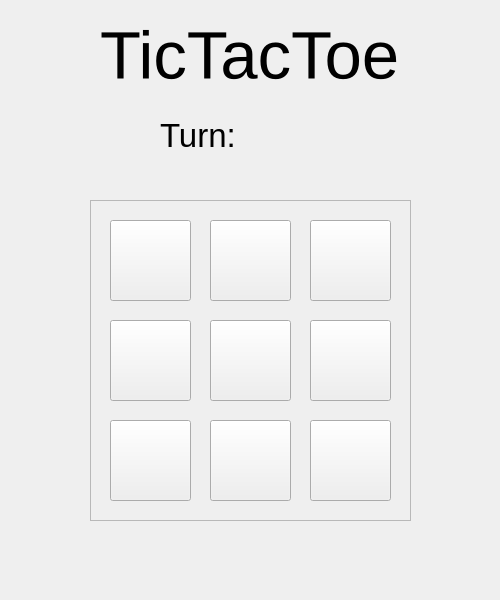
<?xml version="1.0" encoding="UTF-8"?>
<ui version="4.0">
 <class>MainWindow</class>
 <widget class="QMainWindow" name="MainWindow">
  <property name="geometry">
   <rect>
    <x>0</x>
    <y>0</y>
    <width>500</width>
    <height>600</height>
   </rect>
  </property>
  <property name="minimumSize">
   <size>
    <width>500</width>
    <height>600</height>
   </size>
  </property>
  <property name="maximumSize">
   <size>
    <width>500</width>
    <height>600</height>
   </size>
  </property>
  <property name="baseSize">
   <size>
    <width>500</width>
    <height>600</height>
   </size>
  </property>
  <property name="windowTitle">
   <string>TicTacToe</string>
  </property>
  <widget class="QWidget" name="centralwidget">
   <widget class="QLabel" name="mainTitle">
    <property name="geometry">
     <rect>
      <x>100</x>
      <y>20</y>
      <width>301</width>
      <height>71</height>
     </rect>
    </property>
    <property name="font">
     <font>
      <pointsize>50</pointsize>
     </font>
    </property>
    <property name="text">
     <string>TicTacToe</string>
    </property>
   </widget>
   <widget class="QLabel" name="turnLabel">
    <property name="geometry">
     <rect>
      <x>160</x>
      <y>110</y>
      <width>91</width>
      <height>51</height>
     </rect>
    </property>
    <property name="font">
     <font>
      <pointsize>25</pointsize>
     </font>
    </property>
    <property name="text">
     <string>Turn: </string>
    </property>
   </widget>
   <widget class="QLabel" name="currentTurn">
    <property name="geometry">
     <rect>
      <x>270</x>
      <y>100</y>
      <width>81</width>
      <height>81</height>
     </rect>
    </property>
    <property name="text">
     <string/>
    </property>
    <property name="pixmap">
     <pixmap>blank_template.png</pixmap>
    </property>
   </widget>
   <widget class="QFrame" name="mainFrame">
    <property name="geometry">
     <rect>
      <x>90</x>
      <y>200</y>
      <width>321</width>
      <height>321</height>
     </rect>
    </property>
    <property name="frameShape">
     <enum>QFrame::StyledPanel</enum>
    </property>
    <property name="frameShadow">
     <enum>QFrame::Raised</enum>
    </property>
    <widget class="QPushButton" name="board_33">
     <property name="geometry">
      <rect>
       <x>120</x>
       <y>220</y>
       <width>81</width>
       <height>81</height>
      </rect>
     </property>
     <property name="minimumSize">
      <size>
       <width>81</width>
       <height>81</height>
      </size>
     </property>
     <property name="maximumSize">
      <size>
       <width>81</width>
       <height>81</height>
      </size>
     </property>
     <property name="text">
      <string/>
     </property>
     <property name="icon">
      <iconset>
       <normaloff>blank_template.png</normaloff>blank_template.png</iconset>
     </property>
     <property name="iconSize">
      <size>
       <width>81</width>
       <height>81</height>
      </size>
     </property>
    </widget>
    <widget class="QPushButton" name="board_23">
     <property name="geometry">
      <rect>
       <x>120</x>
       <y>120</y>
       <width>81</width>
       <height>81</height>
      </rect>
     </property>
     <property name="minimumSize">
      <size>
       <width>81</width>
       <height>81</height>
      </size>
     </property>
     <property name="maximumSize">
      <size>
       <width>81</width>
       <height>81</height>
      </size>
     </property>
     <property name="text">
      <string/>
     </property>
     <property name="icon">
      <iconset>
       <normaloff>blank_template.png</normaloff>blank_template.png</iconset>
     </property>
     <property name="iconSize">
      <size>
       <width>81</width>
       <height>81</height>
      </size>
     </property>
    </widget>
    <widget class="QPushButton" name="board_22">
     <property name="geometry">
      <rect>
       <x>20</x>
       <y>120</y>
       <width>81</width>
       <height>81</height>
      </rect>
     </property>
     <property name="minimumSize">
      <size>
       <width>81</width>
       <height>81</height>
      </size>
     </property>
     <property name="maximumSize">
      <size>
       <width>81</width>
       <height>81</height>
      </size>
     </property>
     <property name="text">
      <string/>
     </property>
     <property name="icon">
      <iconset>
       <normaloff>blank_template.png</normaloff>blank_template.png</iconset>
     </property>
     <property name="iconSize">
      <size>
       <width>81</width>
       <height>81</height>
      </size>
     </property>
    </widget>
    <widget class="QPushButton" name="board_13">
     <property name="geometry">
      <rect>
       <x>220</x>
       <y>20</y>
       <width>81</width>
       <height>81</height>
      </rect>
     </property>
     <property name="minimumSize">
      <size>
       <width>81</width>
       <height>81</height>
      </size>
     </property>
     <property name="maximumSize">
      <size>
       <width>81</width>
       <height>81</height>
      </size>
     </property>
     <property name="text">
      <string/>
     </property>
     <property name="icon">
      <iconset>
       <normaloff>blank_template.png</normaloff>blank_template.png</iconset>
     </property>
     <property name="iconSize">
      <size>
       <width>81</width>
       <height>81</height>
      </size>
     </property>
    </widget>
    <widget class="QPushButton" name="board_11">
     <property name="geometry">
      <rect>
       <x>20</x>
       <y>20</y>
       <width>81</width>
       <height>81</height>
      </rect>
     </property>
     <property name="minimumSize">
      <size>
       <width>81</width>
       <height>81</height>
      </size>
     </property>
     <property name="maximumSize">
      <size>
       <width>81</width>
       <height>81</height>
      </size>
     </property>
     <property name="text">
      <string/>
     </property>
     <property name="icon">
      <iconset>
       <normaloff>blank_template.png</normaloff>blank_template.png</iconset>
     </property>
     <property name="iconSize">
      <size>
       <width>81</width>
       <height>81</height>
      </size>
     </property>
    </widget>
    <widget class="QPushButton" name="board_12">
     <property name="geometry">
      <rect>
       <x>120</x>
       <y>20</y>
       <width>81</width>
       <height>81</height>
      </rect>
     </property>
     <property name="minimumSize">
      <size>
       <width>81</width>
       <height>81</height>
      </size>
     </property>
     <property name="maximumSize">
      <size>
       <width>81</width>
       <height>81</height>
      </size>
     </property>
     <property name="text">
      <string/>
     </property>
     <property name="icon">
      <iconset>
       <normaloff>blank_template.png</normaloff>blank_template.png</iconset>
     </property>
     <property name="iconSize">
      <size>
       <width>81</width>
       <height>81</height>
      </size>
     </property>
    </widget>
    <widget class="QPushButton" name="board_31">
     <property name="geometry">
      <rect>
       <x>220</x>
       <y>220</y>
       <width>81</width>
       <height>81</height>
      </rect>
     </property>
     <property name="minimumSize">
      <size>
       <width>81</width>
       <height>81</height>
      </size>
     </property>
     <property name="maximumSize">
      <size>
       <width>81</width>
       <height>81</height>
      </size>
     </property>
     <property name="text">
      <string/>
     </property>
     <property name="icon">
      <iconset>
       <normaloff>blank_template.png</normaloff>blank_template.png</iconset>
     </property>
     <property name="iconSize">
      <size>
       <width>81</width>
       <height>81</height>
      </size>
     </property>
    </widget>
    <widget class="QPushButton" name="board_32">
     <property name="geometry">
      <rect>
       <x>20</x>
       <y>220</y>
       <width>81</width>
       <height>81</height>
      </rect>
     </property>
     <property name="minimumSize">
      <size>
       <width>81</width>
       <height>81</height>
      </size>
     </property>
     <property name="maximumSize">
      <size>
       <width>81</width>
       <height>81</height>
      </size>
     </property>
     <property name="text">
      <string/>
     </property>
     <property name="icon">
      <iconset>
       <normaloff>blank_template.png</normaloff>blank_template.png</iconset>
     </property>
     <property name="iconSize">
      <size>
       <width>81</width>
       <height>81</height>
      </size>
     </property>
    </widget>
    <widget class="QPushButton" name="board_21">
     <property name="geometry">
      <rect>
       <x>220</x>
       <y>120</y>
       <width>81</width>
       <height>81</height>
      </rect>
     </property>
     <property name="minimumSize">
      <size>
       <width>81</width>
       <height>81</height>
      </size>
     </property>
     <property name="maximumSize">
      <size>
       <width>81</width>
       <height>81</height>
      </size>
     </property>
     <property name="text">
      <string/>
     </property>
     <property name="icon">
      <iconset>
       <normaloff>blank_template.png</normaloff>blank_template.png</iconset>
     </property>
     <property name="iconSize">
      <size>
       <width>81</width>
       <height>81</height>
      </size>
     </property>
    </widget>
   </widget>
  </widget>
 </widget>
 <resources/>
 <connections/>
</ui>
